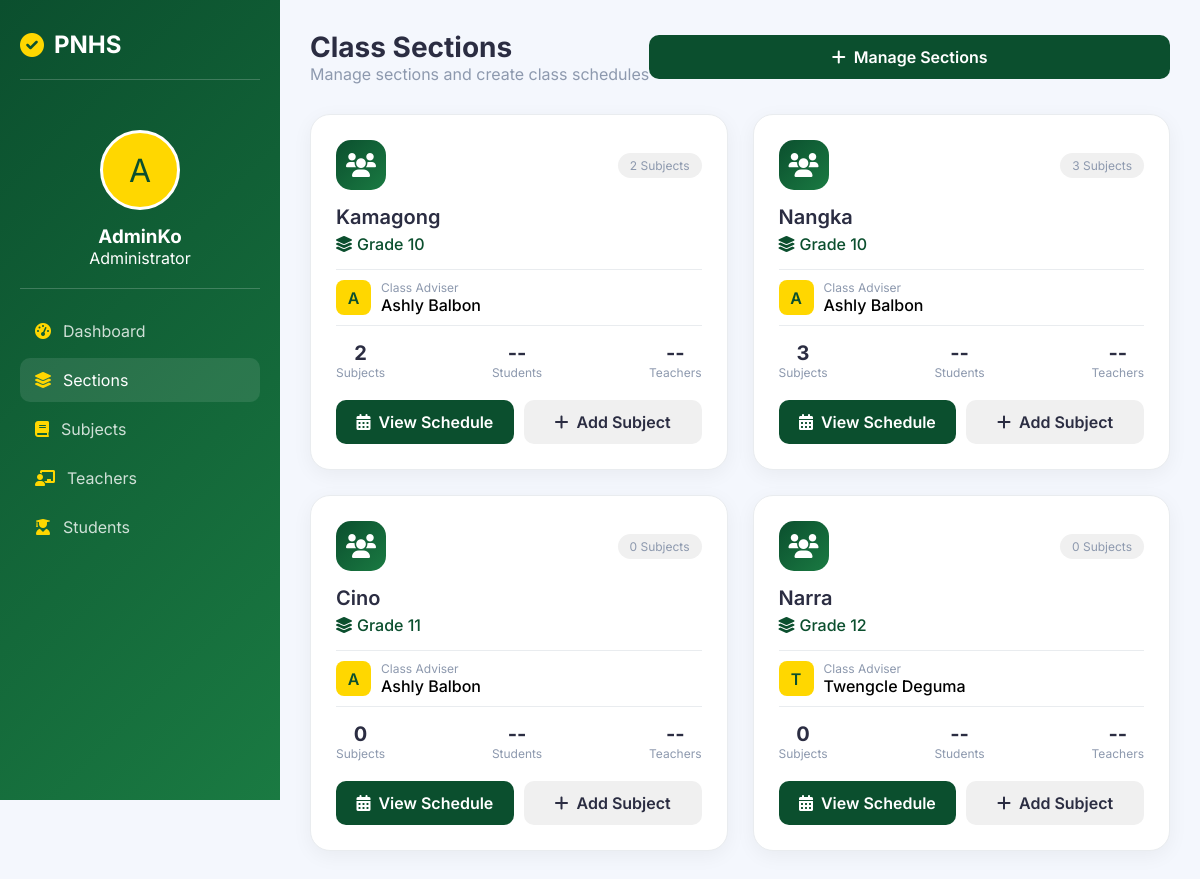
Screenshot of /admin/sections_overview.php (signed in) with the database file from the repository.
### tables this page shows
CREATE TABLE `sections` (
  `id` int(11) NOT NULL,
  `section_name` varchar(50) DEFAULT NULL,
  `grade_id` int(11) DEFAULT NULL,
  `adviser_id` int(11) DEFAULT NULL
);

CREATE TABLE `grade_levels` (
  `id` int(11) NOT NULL,
  `grade_name` varchar(20) DEFAULT NULL
);

CREATE TABLE `users` (
  `id` int(11) NOT NULL,
  `id_number` varchar(50) DEFAULT NULL,
  `fullname` varchar(100) DEFAULT NULL,
  `email` varchar(100) DEFAULT NULL,
  `password` varchar(255) DEFAULT NULL,
  `is_approved` tinyint(1) DEFAULT 0,
  `role` enum('Admin','Registrar','Teacher','Student') DEFAULT NULL,
  `created_at` timestamp NOT NULL DEFAULT current_timestamp()
);

### admin/sections_overview.php (the view, shortened to what this page needs)
<?php
include("../config/database.php");
$admin_name = $_SESSION['user']['fullname'];
$sections = $conn->query("
    SELECT s.*, g.grade_name, u.fullname as adviser_name,
           (SELECT COUNT(*) FROM class_schedules WHERE section_id = s.id) as schedule_count
    FROM sections s
    LEFT JOIN grade_levels g ON s.grade_id = g.id
    LEFT JOIN users u ON s.adviser_id = u.id
    ORDER BY g.id, s.section_name
");
?>
<!DOCTYPE html>
<html lang="en">
<head>
    <link rel="stylesheet" href="https://cdnjs.cloudflare.com/ajax/libs/font-awesome/6.0.0/css/all.min.css">
</head>
<body>
    <div class="app-container">
        <div class="sidebar">
            <h2><i class="fas fa-check-circle"></i><span>PNHS</span></h2>
            <div class="admin-info">
                <div class="admin-avatar"><?php echo strtoupper(substr($admin_name, 0, 1)); ?></div>
                <h3><?php echo htmlspecialchars(explode(' ', $admin_name)[0]); ?></h3>
                <p>Administrator</p>
            </div>
            <ul class="menu-items">
                <li><a href="dashboard.php"><i class="fas fa-tachometer-alt"></i> <span>Dashboard</span></a></li>
                <li><a href="sections_overview.php" class="active"><i class="fas fa-layer-group"></i> <span>Sections</span></a></li>
                <li><a href="subjects.php"><i class="fas fa-book"></i> <span>Subjects</span></a></li>
                <li><a href="teachers.php"><i class="fas fa-chalkboard-teacher"></i> <span>Teachers</span></a></li>
                <li><a href="students.php"><i class="fas fa-user-graduate"></i> <span>Students</span></a></li>
            </ul>
        </div>
        <div class="main-content">
            <div class="header">
                <div>
                    <h1>Class Sections</h1>
                    <p>Manage sections and create class schedules</p>
                </div>
                <a href="sections.php" class="btn btn-primary">
                    <i class="fas fa-plus"></i> Manage Sections
                </a>
            </div>
            <div class="sections-grid">
                <?php if($sections && $sections->num_rows > 0): ?>
                    <?php while($section = $sections->fetch_assoc()): ?>
                        <div class="section-card">
                            <div class="section-header">
                                <div class="section-icon">
                                    <i class="fas fa-users"></i>
                                </div>
                                <span class="section-badge">
                                    <?php echo $section['schedule_count'] ?? 0; ?> Subjects
                                </span>
                            </div>
                            <div class="section-name">
                                <?php echo htmlspecialchars($section['section_name']); ?>
                            </div>
                            <div class="grade-level">
                                <i class="fas fa-layer-group"></i>
                                <?php echo htmlspecialchars($section['grade_name']); ?>
                            </div>
                            <div class="adviser-info">
                                <div class="adviser-avatar">
                                    <?php echo $section['adviser_name'] ? strtoupper(substr($section['adviser_name'], 0, 1)) : '?'; ?>
                                </div>
                                <div>
                                    <div style="font-size: 12px; color: var(--text-secondary);">Class Adviser</div>
                                    <div style="font-weight: 500;">
                                        <?php echo $section['adviser_name'] ?? 'Not Assigned'; ?>
                                    </div>
                                </div>
                            </div>
                            <div class="stats-row">
                                <div class="stat-item">
                                    <div class="stat-value"><?php echo $section['schedule_count'] ?? 0; ?></div>
                                    <div class="stat-label">Subjects</div>
                                </div>
                                <div class="stat-item">
                                    <div class="stat-value">--</div>
                                    <div class="stat-label">Students</div>
                                </div>
                                <div class="stat-item">
                                    <div class="stat-value">--</div>
                                    <div class="stat-label">Teachers</div>
                                </div>
                            </div>
                            <div class="action-buttons">
                                <a href="section_schedule.php?section_id=<?php echo $section['id']; ?>" class="btn btn-primary">
                                    <i class="fas fa-calendar-alt"></i> View Schedule
                                </a>
                                <a href="create_schedule.php?section_id=<?php echo $section['id']; ?>" class="btn btn-secondary">
                                    <i class="fas fa-plus"></i> Add Subject
                                </a>
                            </div>
                        </div>
                    <?php endwhile; ?>
                <?php endif; ?>
            </div>
        </div>
    </div>
</body>
</html>

### admin/sections_overview.php (style rules this page uses)
* { margin: 0; padding: 0; box-sizing: border-box; }
:root { --primary-color: #4361ee; --secondary-color: #3f37c9; --success-color: #4cc9f0; --warning-color: #f72585; --info-color: #4895ef; --dark-bg: #1a1a2e; --sidebar-bg: #16213e; --card-bg: #ffffff; --text-primary: #2b2d42; --text-secondary: #8d99ae; --border-color: #e9ecef; --hover-color: #f8f9fa; }
body { font-family: 'Inter', -apple-system, BlinkMacSystemFont, 'Segoe UI', Roboto, sans-serif; background: #f4f7fd; min-height: 100vh; }
.app-container { display: flex; min-height: 100vh; }
.sidebar { width: 280px; background: linear-gradient(135deg, #0B4F2E, #1a7a42); color: white; padding: 30px 20px; position: fixed; height: 100vh; overflow-y: auto; }
.sidebar h2 { font-size: 24px; margin-bottom: 30px; display: flex; align-items: center; gap: 10px; color: #fff; padding-bottom: 20px; border-bottom: 1px solid rgba(255, 255, 255, 0.2); }
.sidebar h2 i { color: #FFD700; }
.admin-info { text-align: center; padding: 20px 0; border-bottom: 1px solid rgba(255, 255, 255, 0.2); margin-bottom: 20px; }
.admin-avatar { width: 80px; height: 80px; background: #FFD700; border-radius: 50%; display: flex; align-items: center; justify-content: center; margin: 0 auto 15px; font-size: 32px; color: #0B4F2E; border: 3px solid white; }
.menu-items { list-style: none; }
.menu-items li { margin-bottom: 5px; }
.menu-items a { display: flex; align-items: center; gap: 12px; padding: 12px 15px; color: rgba(255, 255, 255, 0.8); text-decoration: none; border-radius: 10px; transition: all 0.3s ease; }
.menu-items a:hover, .menu-items a.active { background: rgba(255, 255, 255, 0.1); color: white; }
.menu-items a i { color: #FFD700; }
.main-content { flex: 1; margin-left: 280px; padding: 30px; }
.header { display: flex; justify-content: space-between; align-items: center; margin-bottom: 30px; }
.header h1 { font-size: 28px; color: var(--text-primary); }
.header p { color: var(--text-secondary); }
.sections-grid { display: grid; grid-template-columns: repeat(auto-fill, minmax(350px, 1fr)); gap: 25px; margin-top: 30px; }
.section-card { background: white; border-radius: 20px; padding: 25px; box-shadow: 0 5px 20px rgba(0,0,0,0.05); transition: all 0.3s ease; border: 1px solid var(--border-color); }
.section-header { display: flex; justify-content: space-between; align-items: center; margin-bottom: 15px; }
.section-icon { width: 50px; height: 50px; background: linear-gradient(135deg, #0B4F2E, #1a7a42); border-radius: 15px; display: flex; align-items: center; justify-content: center; color: white; font-size: 24px; }
.section-badge { background: #f0f0f0; padding: 5px 12px; border-radius: 20px; font-size: 12px; color: var(--text-secondary); }
.section-name { font-size: 20px; font-weight: 600; color: var(--text-primary); margin-bottom: 5px; }
.grade-level { color: #0B4F2E; font-weight: 500; margin-bottom: 15px; display: flex; align-items: center; gap: 5px; }
.adviser-info { display: flex; align-items: center; gap: 10px; padding: 10px 0; border-top: 1px solid var(--border-color); border-bottom: 1px solid var(--border-color); margin-bottom: 15px; }
.adviser-avatar { width: 35px; height: 35px; background: #FFD700; border-radius: 8px; display: flex; align-items: center; justify-content: center; color: #0B4F2E; font-weight: 600; }
.stats-row { display: flex; justify-content: space-between; margin-bottom: 20px; }
.stat-item { text-align: center; }
.stat-value { font-size: 20px; font-weight: 700; color: var(--text-primary); }
.stat-label { font-size: 12px; color: var(--text-secondary); }
.action-buttons { display: flex; gap: 10px; }
.btn { flex: 1; padding: 12px; border: none; border-radius: 10px; font-weight: 600; cursor: pointer; display: flex; align-items: center; justify-content: center; gap: 8px; text-decoration: none; transition: all 0.3s; }
.btn-primary { background: #0B4F2E; color: white; }
.btn-secondary { background: #f0f0f0; color: var(--text-primary); }

### rows the page displays
sections: schedule_count "2", section_name "Kamagong", grade.grade_name "Grade 10", adviser.fullname "A", adviser.fullname "Ashly Balbon"
sections: schedule_count "3", section_name "Nangka", grade.grade_name "Grade 10", adviser.fullname "A", adviser.fullname "Ashly Balbon"
sections: schedule_count "0", section_name "Cino", grade.grade_name "Grade 11", adviser.fullname "A", adviser.fullname "Ashly Balbon"
sections: schedule_count "0", section_name "Narra", grade.grade_name "Grade 12", adviser.fullname "T", adviser.fullname "Twengcle Deguma"

### other values shown
substr($admin_name, 0, 1) "A"
explode(' ', $admin_name)[0] "AdminKo"
